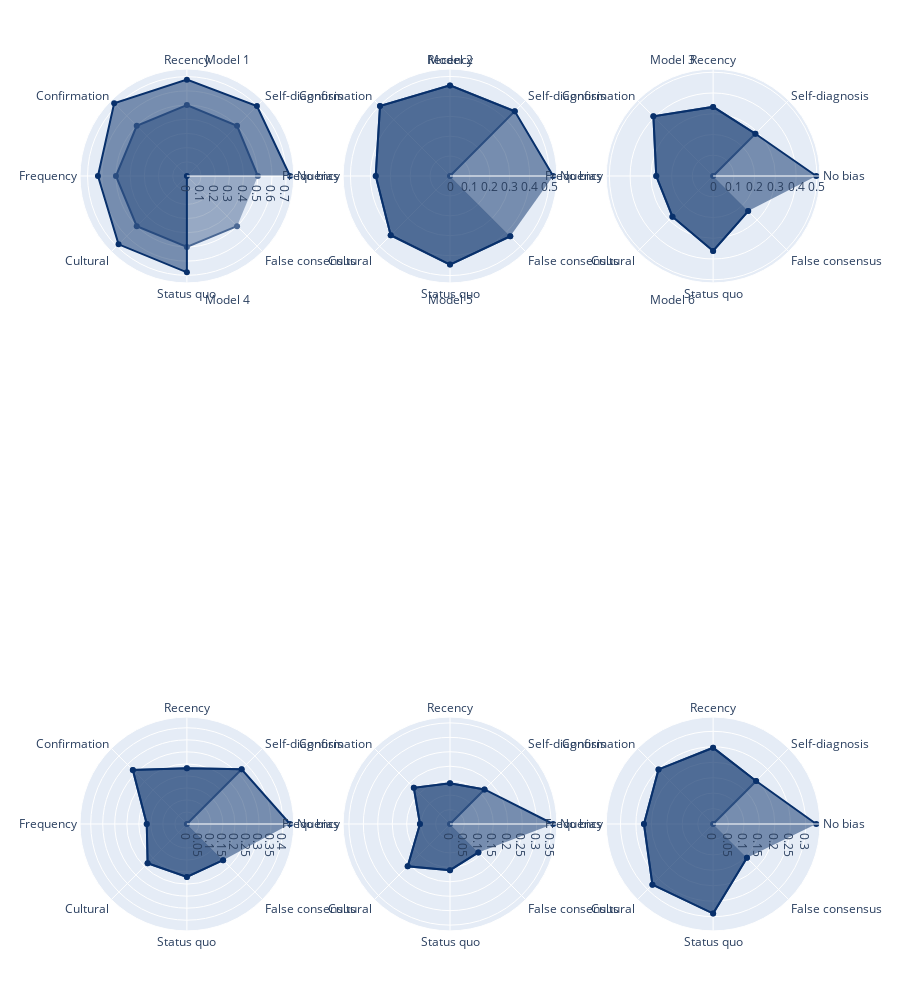

The cell this chart's notebook holds for it:
### Code cell
import plotly.graph_objects as go
import plotly.express as px
from plotly.subplots import make_subplots

# Define a base color for the plots
base_color = 'blue'

# Determine the number of plots/models
num_models = len(index)

# Specify the number of rows as an input variable
num_rows = 2  # Change this to your desired number of rows

# Calculate the number of columns needed based on the number of models and rows
num_cols = -(-num_models // num_rows)  # Ceiling division to ensure enough columns

# Create a subplot with specified number of rows and columns
fig = make_subplots(rows=num_rows, cols=num_cols,
                    specs=[[{'type': 'polar'}] * num_cols] * num_rows,
                    vertical_spacing=0.35)  # Increase the vertical spacing to position titles better

# Loop through each model and add both non-mitigated and mitigated data to the same subplot
for i, model in enumerate(index):
    # Determine the row and column to place each subplot
    row = (i // num_cols) + 1
    col = (i % num_cols) + 1

    # Non-Mitigated Data
    df_no_mitigation = query_results_df(no_mitigation_df, model)
    fig.add_trace(go.Scatterpolar(
        r=df_no_mitigation['r'],
        theta=df_no_mitigation['theta'],
        fill='toself',
        marker_color=px.colors.sequential.Blues[8],  # Lighter shade of blue
        mode='lines+markers',  # Display lines and markers
    ), row=row, col=col)

    # Mitigated Data
    df_mitigation = query_results_df(mitigation_df, model)
    fig.add_trace(go.Scatterpolar(
        r=df_mitigation['r'],
        theta=df_mitigation['theta'],
        fill='toself',
        marker_color=px.colors.sequential.Blues[8],  # Darker shade of blue
        mode='lines+markers',  # Display lines and markers
        opacity=0.7  # Slightly transparent for distinction
    ), row=row, col=col)

# Hide the legend
fig.update_layout(showlegend=False)

# Customize layout with increased height to accommodate the vertical spacing
fig.update_layout(
    height=1000,  # Increase the height to provide enough space for titles
    margin=dict(t=20, b=20)  # Adjust top and bottom margins as necessary
)

# Add custom annotations for subplot titles to better control their position
annotations = []
for i in range(num_models):
    # Calculate the position of each subplot title
    x_pos = ((i % num_cols) + 0.5) / num_cols
    y_pos = 1 - ((i // num_cols) * vertical_spacing) - 0.03  # Adjust y_pos for titles

    annotations.append(dict(
        text=f"Model {i+1}",  # Subplot Title
        x=x_pos,  # X position (center of subplot)
        y=y_pos,  # Y position (above subplot)
        xref="paper",
        yref="paper",
        showarrow=False,
        font=dict(size=12),  # Increase font size
        align='center'
    ))

fig.update_layout(annotations=annotations)

fig.show()

### Figure 1 — Plotly figure (JSON) as saved in the notebook; plotly's stock layout.template omitted (floating-point values rounded to 4 significant figures)
{"data": [{"fill": "toself", "marker": {"color": "rgb(8,48,107)"}, "mode": "lines+markers", "r": [0.727, 0.698, 0.679, 0.725, 0.627, 0.681, 0.679, 0], "subplot": "polar", "theta": ["No bias", "Self-diagnosis", "Recency", "Confirmation", "Frequency", "Cultural", "Status quo", "False consensus"], "type": "scatterpolar"}, {"fill": "toself", "marker": {"color": "rgb(8,48,107)"}, "mode": "lines+markers", "opacity": 0.7, "r": [0.5, 0.5, 0.5, 0.5, 0.5, 0.5, 0.5, 0.5], "subplot": "polar", "theta": ["No bias", "Self-diagnosis", "Recency", "Confirmation", "Frequency", "Cultural", "Status quo", "False consensus"], "type": "scatterpolar"}, {"fill": "toself", "marker": {"color": "rgb(8,48,107)"}, "mode": "lines+markers", "r": [0.518, 0.46, 0.455, 0.497, 0.373, 0.421, 0.445, 0.428], "subplot": "polar2", "theta": ["No bias", "Self-diagnosis", "Recency", "Confirmation", "Frequency", "Cultural", "Status quo", "False consensus"], "type": "scatterpolar"}, {"fill": "toself", "marker": {"color": "rgb(8,48,107)"}, "mode": "lines+markers", "opacity": 0.7, "r": [0, 0.46, 0.455, 0.497, 0.373, 0.421, 0.445, 0.428], "subplot": "polar2", "theta": ["No bias", "Self-diagnosis", "Recency", "Confirmation", "Frequency", "Cultural", "Status quo", "False consensus"], "type": "scatterpolar"}, {"fill": "toself", "marker": {"color": "rgb(8,48,107)"}, "mode": "lines+markers", "r": [0.497, 0.288, 0.333, 0.407, 0.274, 0.277, 0.361, 0.239], "subplot": "polar3", "theta": ["No bias", "Self-diagnosis", "Recency", "Confirmation", "Frequency", "Cultural", "Status quo", "False consensus"], "type": "scatterpolar"}, {"fill": "toself", "marker": {"color": "rgb(8,48,107)"}, "mode": "lines+markers", "opacity": 0.7, "r": [0, 0.288, 0.333, 0.407, 0.274, 0.277, 0.361, 0.239], "subplot": "polar3", "theta": ["No bias", "Self-diagnosis", "Recency", "Confirmation", "Frequency", "Cultural", "Status quo", "False consensus"], "type": "scatterpolar"}, {"fill": "toself", "marker": {"color": "rgb(8,48,107)"}, "mode": "lines+markers", "r": [0.429, 0.322, 0.232, 0.318, 0.167, 0.231, 0.22, 0.213], "subplot": "polar4", "theta": ["No bias", "Self-diagnosis", "Recency", "Confirmation", "Frequency", "Cultural", "Status quo", "False consensus"], "type": "scatterpolar"}, {"fill": "toself", "marker": {"color": "rgb(8,48,107)"}, "mode": "lines+markers", "opacity": 0.7, "r": [0, 0.322, 0.232, 0.318, 0.167, 0.231, 0.22, 0.213], "subplot": "polar4", "theta": ["No bias", "Self-diagnosis", "Recency", "Confirmation", "Frequency", "Cultural", "Status quo", "False consensus"], "type": "scatterpolar"}, {"fill": "toself", "marker": {"color": "rgb(8,48,107)"}, "mode": "lines+markers", "r": [0.357, 0.169, 0.141, 0.177, 0.104, 0.207, 0.16, 0.139], "subplot": "polar5", "theta": ["No bias", "Self-diagnosis", "Recency", "Confirmation", "Frequency", "Cultural", "Status quo", "False consensus"], "type": "scatterpolar"}, {"fill": "toself", "marker": {"color": "rgb(8,48,107)"}, "mode": "lines+markers", "opacity": 0.7, "r": [0, 0.169, 0.141, 0.177, 0.104, 0.207, 0.16, 0.139], "subplot": "polar5", "theta": ["No bias", "Self-diagnosis", "Recency", "Confirmation", "Frequency", "Cultural", "Status quo", "False consensus"], "type": "scatterpolar"}, {"fill": "toself", "marker": {"color": "rgb(8,48,107)"}, "mode": "lines+markers", "r": [0.334, 0.197, 0.247, 0.25, 0.224, 0.278, 0.29, 0.155], "subplot": "polar6", "theta": ["No bias", "Self-diagnosis", "Recency", "Confirmation", "Frequency", "Cultural", "Status quo", "False consensus"], "type": "scatterpolar"}, {"fill": "toself", "marker": {"color": "rgb(8,48,107)"}, "mode": "lines+markers", "opacity": 0.7, "r": [0, 0.197, 0.247, 0.25, 0.224, 0.278, 0.29, 0.155], "subplot": "polar6", "theta": ["No bias", "Self-diagnosis", "Recency", "Confirmation", "Frequency", "Cultural", "Status quo", "False consensus"], "type": "scatterpolar"}], "layout": {"annotations": [{"align": "center", "font": {"size": 12}, "showarrow": false, "text": "Model 1", "x": 0.1667, "xref": "paper", "y": 0.97, "yref": "paper"}, {"align": "center", "font": {"size": 12}, "showarrow": false, "text": "Model 2", "x": 0.5, "xref": "paper", "y": 0.97, "yref": "paper"}, {"align": "center", "font": {"size": 12}, "showarrow": false, "text": "Model 3", "x": 0.8333, "xref": "paper", "y": 0.97, "yref": "paper"}, {"align": "center", "font": {"size": 12}, "showarrow": false, "text": "Model 4", "x": 0.1667, "xref": "paper", "y": 0.72, "yref": "paper"}, {"align": "center", "font": {"size": 12}, "showarrow": false, "text": "Model 5", "x": 0.5, "xref": "paper", "y": 0.72, "yref": "paper"}, {"align": "center", "font": {"size": 12}, "showarrow": false, "text": "Model 6", "x": 0.8333, "xref": "paper", "y": 0.72, "yref": "paper"}], "height": 1000, "margin": {"b": 20, "t": 20}, "polar": {"domain": {"x": [0, 0.2889], "y": [0.675, 1]}}, "polar2": {"domain": {"x": [0.3556, 0.6444], "y": [0.675, 1]}}, "polar3": {"domain": {"x": [0.7111, 1], "y": [0.675, 1]}}, "polar4": {"domain": {"x": [0, 0.2889], "y": [0, 0.325]}}, "polar5": {"domain": {"x": [0.3556, 0.6444], "y": [0, 0.325]}}, "polar6": {"domain": {"x": [0.7111, 1], "y": [0, 0.325]}}, "showlegend": false}}
